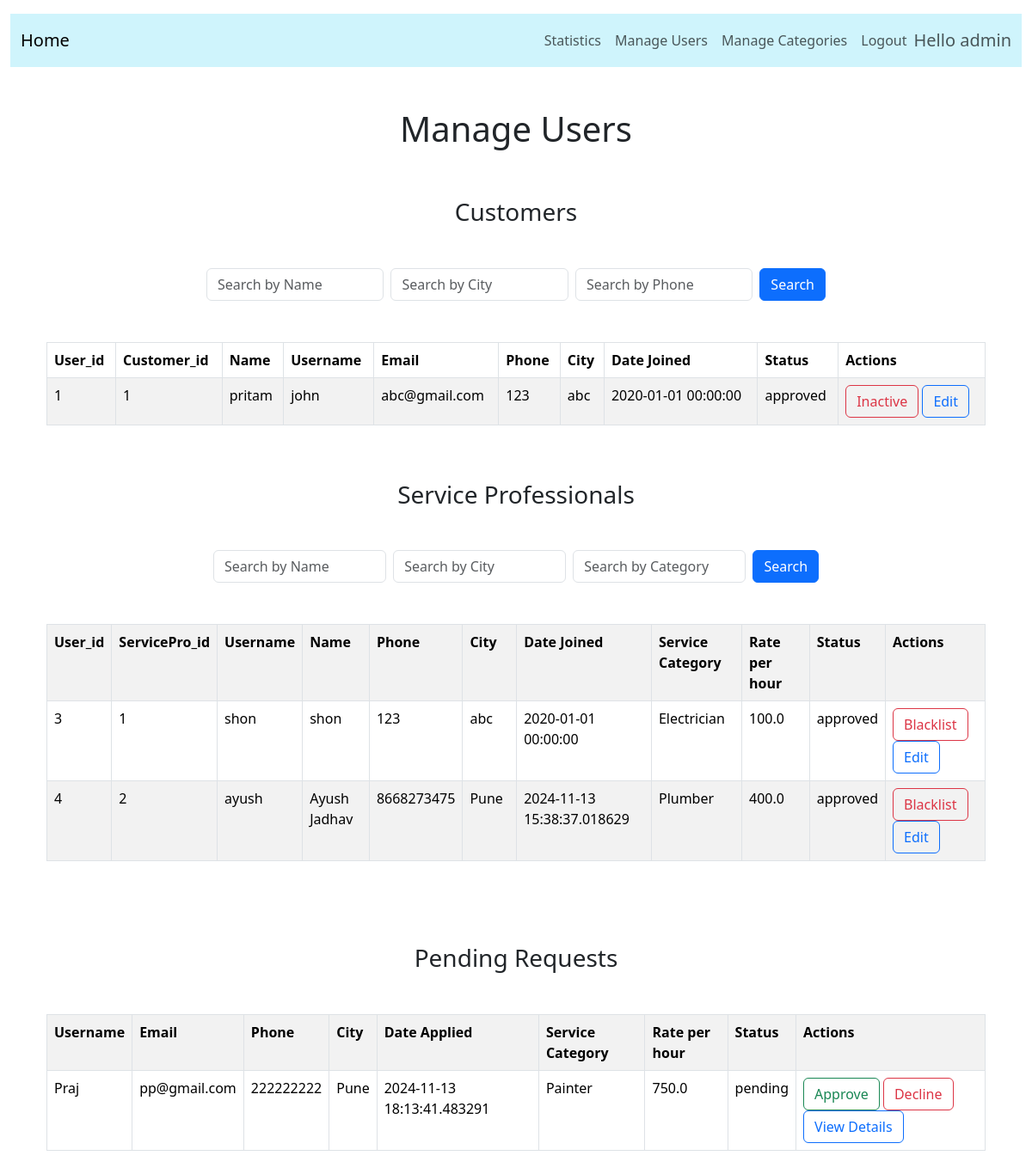
Page /customer/search_services_admin (signed in) on the earlier database version.
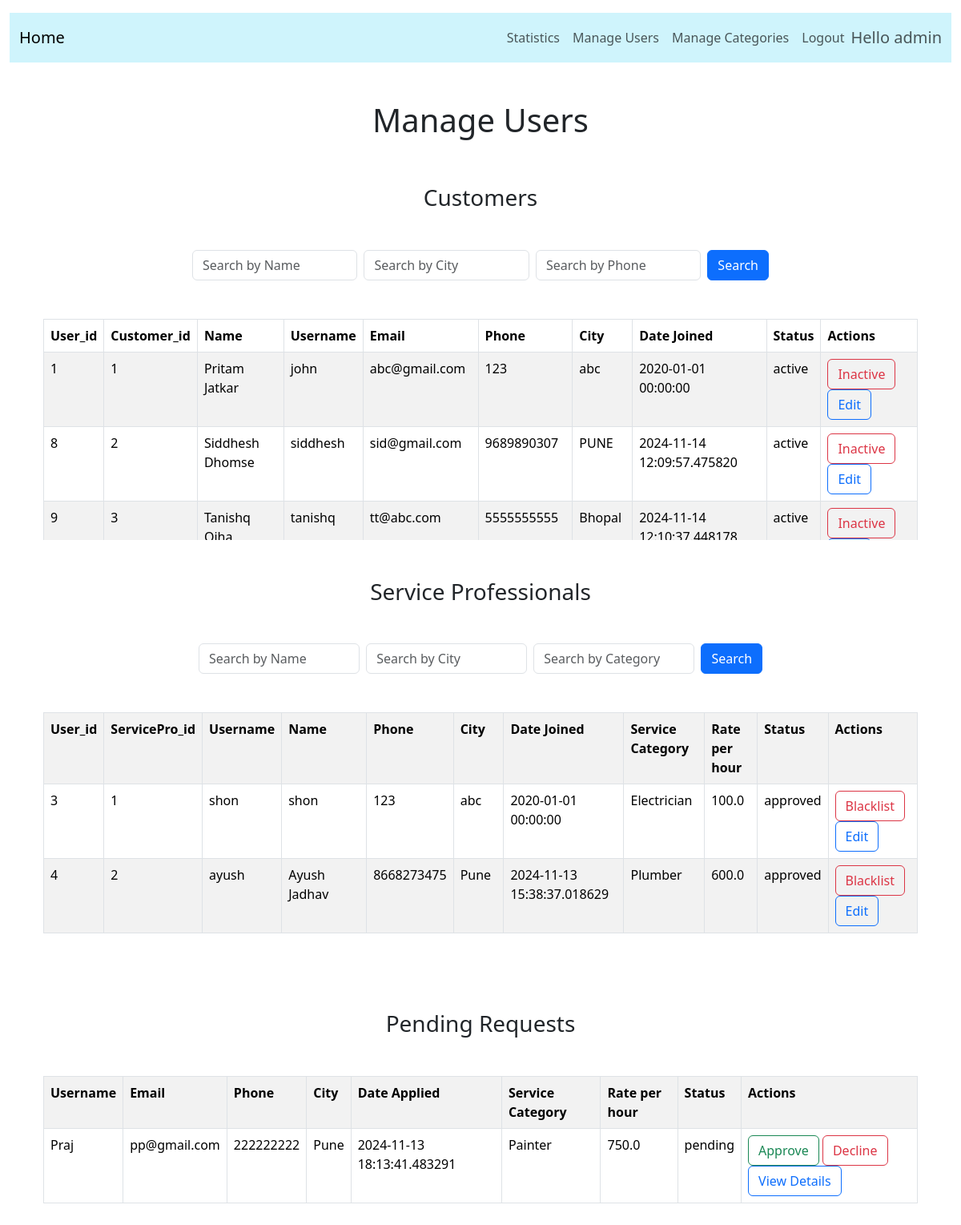
Same page on the later database version.
### application/model.py (models this page shows)
class User(db.Model):
    id = db.Column(db.Integer, primary_key=True)
    username = db.Column(db.String(80), unique=True, nullable=False)
    email = db.Column(db.String(120), unique=True, nullable=False)
    role = db.Column(db.String(80), nullable=False)
    date_joined = db.Column(db.DateTime, nullable=False)
    password = db.Column(db.String(80), nullable=False)
    customer_det = db.relationship('Customer', backref='user', lazy=True, uselist=False)
    service_professional_det = db.relationship('ServiceProfessional', backref='user', lazy=True, uselist=False)

class Customer(db.Model):
    id = db.Column(db.Integer, primary_key=True)
    name = db.Column(db.String(80), nullable=False)
    phone = db.Column(db.String(80), nullable=False)
    city = db.Column(db.String(80), nullable=False)
    address = db.Column(db.String(200), nullable=False)
    status = db.Column(db.String(80), nullable=False)  # ('active', 'inactive')
    user_id = db.Column(db.Integer, db.ForeignKey('user.id'), nullable=False)
    service_requests = db.relationship('ServiceRequest', backref='customer', lazy=True)

class ServiceProfessional(db.Model):
    id = db.Column(db.Integer, primary_key=True)
    name = db.Column(db.String(80), nullable=False)
    phone = db.Column(db.String(80), nullable=False)
    city = db.Column(db.String(80), nullable=False)
    service_category = db.Column(db.String(80), nullable=False)
    rating = db.Column(db.Float, nullable=True)
    experience = db.Column(db.Integer, nullable=False)
    company_name = db.Column(db.String(80), nullable=False)
    status = db.Column(db.String(80), nullable=False)  # ('blacklisted', 'approved', 'pending')
    price_per_hour = db.Column(db.Float, nullable=False)
    expenses_per_hour = db.Column(db.Float, nullable=True)
    user_id = db.Column(db.Integer, db.ForeignKey('user.id'), nullable=False)
    service_requests = db.relationship('ServiceRequest', backref='service_professional', lazy=True)

### application/routes.py (the view)
@app.route('/customer/search_services_admin', methods=['GET'])
def search_services_admin():
    query = request.args.get('name', '')  # For name of the service professional
    city = request.args.get('city', '')    # For filtering by city
    service_category = request.args.get('category', '')  # For filtering by service category
    Customers = User.query.join(Customer).filter(User.role == 'customer').all()
    pending_requests = User.query.join(ServiceProfessional).filter(
        (User.role == 'service_professional') &
        (ServiceProfessional.status == 'pending')
    ).all()
    query_filters = User.query.join(ServiceProfessional).filter(
        (User.role == 'service_professional') &
        (ServiceProfessional.status.in_(['approved', 'blacklisted']))
    )  # Filter only approved service professionals
    if query:
        query_filters = query_filters.filter(ServiceProfessional.name.like(f'%{query}%'))
    if city:
        query_filters = query_filters.filter(ServiceProfessional.city.like(f'%{city}%'))
    if service_category:
        query_filters = query_filters.filter(ServiceProfessional.service_category.like(f'%{service_category}%'))
    serviceprofessionals = query_filters.all()
    return render_template('admin_users.html', pending_requests=pending_requests, ServiceProfessionals=serviceprofessionals, query=query, city=city, category=service_category, Customers=Customers)

### templates/admin_users.html (shortened to what the changed rows need)
{% if session['role']=='admin' %}
{% extends 'base.html' %}
{% block content %}
<div class="container mb-5">
    <div class="row">
        <div class="col-md-12">
            <h1 class="text-center">Manage Users</h1>
        </div>
    </div>
</div>
<div class="container mb-5">
 <div class="row">
    <div class="table-responsive" style="max-height: 300px; overflow-y: auto;">
<table class='table table-bordered table-striped mt-4'>
    <thead class="thead-dark">
    <tr>
        <th scope="col">User_id</th>
        <th scope="col">Customer_id</th>
        <th scope="col">Name</th>
        <th scope="col">Username</th>
        <th scope="col">Email</th>
        <th scope="col">Phone</th>
        <th scope="col">City</th>
        <th scope="col">Date Joined</th>
        <th scope="col">Status</th>
        <th scope="col">Actions</th>
    </tr>
    </thead>
    {% for user in Customers %}
    <tr>
        <td>{{ user.id }}</td>
        <td>{{ user.customer_det.id }}</td>
        <td>{{ user.customer_det.name }}</td>
        <td>{{ user.username }}</td>
        <td>{{ user.email }}</td>
        <td>{{ user.customer_det.phone }}</td>
        <td>{{ user.customer_det.city }}</td>
        <td>{{ user.date_joined }}</td>
        <td>{{ user.customer_det.status }}</td>
        <td>
            {%if user.customer_det.status == 'inactive'%}
            <a href="{{url_for('active', id=user.id)}}" role="button" class="btn btn-outline-success">Active</a>
            {%else%}
            <a href="{{url_for('inactive', id=user.id)}}" role="button" class="btn btn-outline-danger">Inactive</a>
            {% endif %}
            <button type="button" class="btn btn-outline-primary" data-bs-toggle="modal" data-bs-target="#editcust_{{user.id}}">
                Edit
            </button>
        </td>
    </tr>
    {% endfor %}
</table>
</div>
</div>
<div class="row">
<div class="table-responsive" style="max-height: 300px; overflow-y: auto;">
<table class="table table-bordered table-striped mt-4">
    <tr>
        <th scope="col">User_id</th>
        <th scope="col">ServicePro_id</th>
        <th scope="col">Username</th>
        <th scope="col">Name</th>
        <th scope="col">Phone</th>
        <th scope="col">City</th>
        <th scope="col">Date Joined</th>
        <th scope="col">Service Category</th>
        <th scope="col">Rate per hour</th>
        <th scope="col">Status</th>
        <th scope="col">Actions</th>
    </tr>
    {% for user in ServiceProfessionals %}
    <tr>
        <td>{{ user.id }}</td>
        <td>{{ user.service_professional_det.id }}</td>
        <td>{{ user.username }}</td>
        <td>{{ user.service_professional_det.name }}</td>
        <td>{{ user.service_professional_det.phone }}</td>
        <td>{{ user.service_professional_det.city }}</td>
        <td>{{ user.date_joined }}</td>
        <td>{{ user.service_professional_det.service_category }}</td>
        <td>{{ user.service_professional_det.price_per_hour }}</td>
        <td>{{ user.service_professional_det.status }}</td>
        <td>
            {%if user.service_professional_det.status == 'approved'%}
            <a href="{{url_for('blacklist', id=user.id)}}" role="button" class="btn btn-outline-danger">Blacklist</a>
            {%else%}
            <a href="{{url_for('approve', id=user.id)}}" role="button" class="btn btn-outline-warning">Whitelist</a>
            {% endif %}
            <button type="button" class="btn btn-outline-primary" data-bs-toggle="modal"
                data-bs-target="#edit_{{user.id}}">
                Edit
            </button>
        </td>
    </tr>
    {% endfor %}
</table>
</div>
</div>
<div class="row mt-5 mb-3">
<div class="table-responsive" style="max-height: 300px; overflow-y: auto;">
<table class="table table-bordered table-striped mt-5">
    <tr>
        <th scope="col">Username</th>
        <th scope="col">Email</th>
        <th scope="col">Phone</th>
        <th scope="col">City</th>
        <th scope="col">Date Applied</th>
        <th scope="col">Service Category</th>
        <th scope="col">Rate per hour</th>
        <th scope="col">Status</th>
        <th scope="col">Actions</th>
    </tr>
    {% for user in pending_requests %}
    <tr>
        <td>{{ user.username }}</td>
        <td>{{ user.email }}</td>
        <td>{{ user.service_professional_det.phone }}</td>
        <td>{{ user.service_professional_det.city }}</td>
        <td>{{ user.date_joined }}</td>
        <td>{{ user.service_professional_det.service_category }}</td>
        <td>{{ user.service_professional_det.price_per_hour }}</td>
        <td>{{ user.service_professional_det.status }}</td>
        <td>
            <a href="{{ url_for('approve', id=user.id) }}" role="button" class="btn btn-outline-success">Approve</a>
            <a href="{{ url_for('delete', id=user.id) }}" role="button" class="btn btn-outline-danger">Decline</a>
            <button type="button" class="btn btn-outline-primary" data-bs-toggle="modal"
                data-bs-target="#detailsModal-{{ user.id }}">
                View Details
            </button>
        </td>
    </tr>
    {% endfor %}
</table>
</div>
</div>
</div>
{% endblock %}
{% else %}
<h1>Access Denied</h1>
<p>You do not have permission to access this page</p>
<a href="{{ url_for('home') }}">Go back to home</a>
{% endif %}

Differences in the rows shown:
changed through a linked row, User "john": customer_det.name "pritam" → "Pritam Jatkar"; customer_det.status "approved" → "active"
added User: id "8", customer_det.id "2", customer_det.name "Siddhesh Dhomse", username "siddhesh", email "sid@gmail.com", customer_det.phone "9689890307", customer_det.city "PUNE", date_joined "2024-11-14 12:09:57.475820", customer_det.status "active", shown under "Customers"
added User: id "9", customer_det.id "3", customer_det.name "Tanishq…", username "tanishq", email "tt@abc.com", customer_det.phone "5555555555", customer_det.city "Bhopal", date_joined "2024-11-14…", customer_det.status "active", shown under "Customers"
changed through a linked row, User "ayush": service_professional_det.price_per_hour "400.0" → "600.0"
